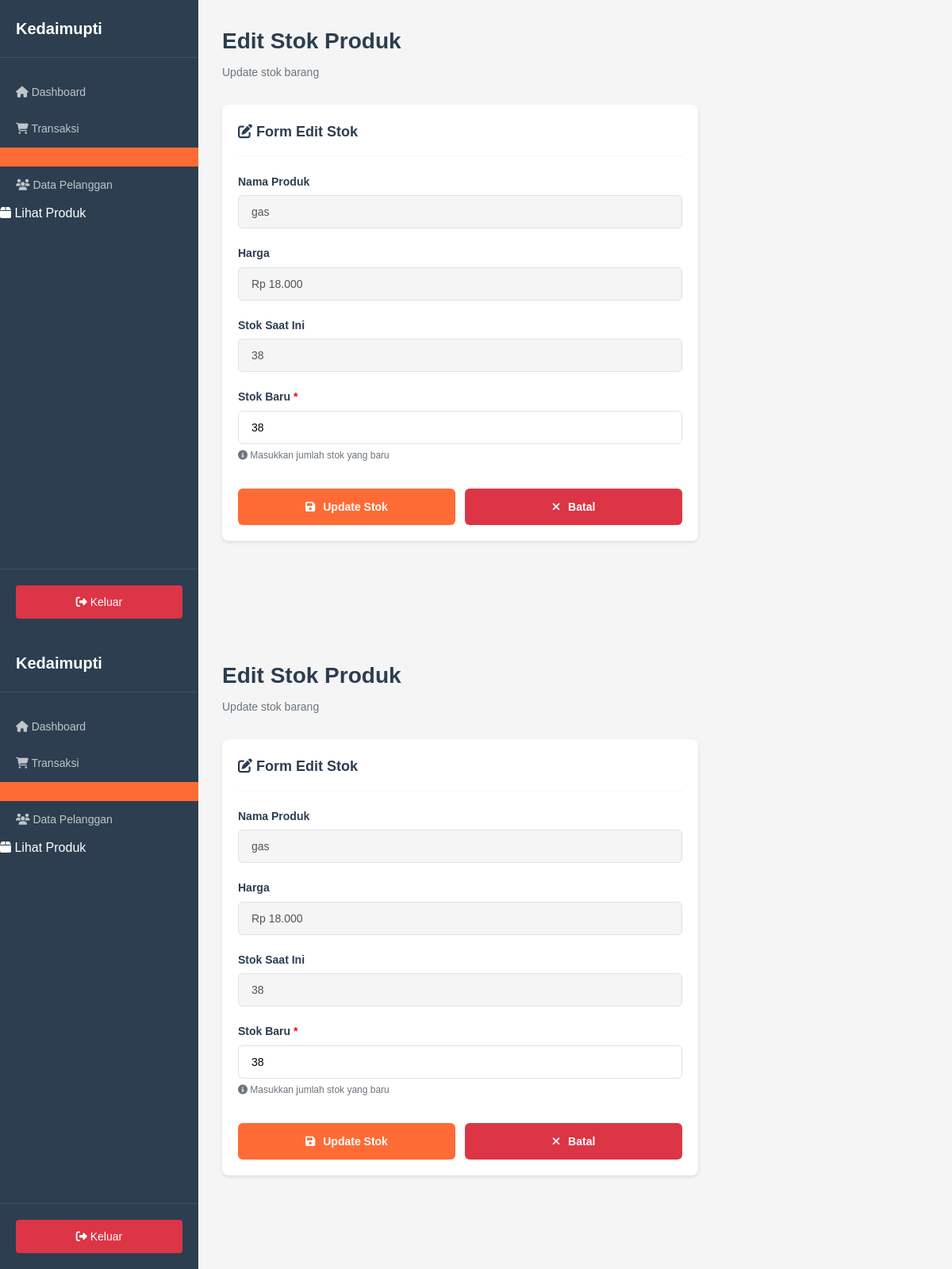
The app's page /kedaimupti/petugas/produk/edit_produk.php?id=1 (signed in) with its own data.
### tables this page shows
CREATE TABLE `produk` (
  `ProdukID` int(11) NOT NULL,
  `NamaProduk` varchar(255) NOT NULL,
  `Harga` decimal(10,2) NOT NULL,
  `Stok` int(11) NOT NULL
);

### kedaimupti/includes/functions.php (called while the page is built, shortened)
<?php
function formatRupiah($angka) {
    return "Rp " . number_format($angka, 0, ',', '.');
}
function escape($string) {
    global $conn;
    return mysqli_real_escape_string($conn, $string);
}
?>

### kedaimupti/petugas/produk/edit_produk.php (the view, shortened to what this page needs)
<?php
require_once '../../config/database.php';
require_once '../../includes/functions.php';
$id = escape($_GET['id']);
$produk = mysqli_fetch_assoc(mysqli_query($conn, "SELECT * FROM produk WHERE ProdukID = '$id'"));
?>
<!DOCTYPE html>
<html lang="id">
<head>
    <link rel="stylesheet" href="../../assets/css/style.css">
    <link rel="stylesheet" href="https://cdnjs.cloudflare.com/ajax/libs/font-awesome/6.4.0/css/all.min.css">
</head>
<body>
    <div class="dashboard-wrapper">
        <aside class="sidebar">
            <div class="sidebar-header">
                <div class="sidebar-brand">Kedaimupti</div>
            </div>
            <nav class="sidebar-menu">
                <a href="/kedaimupti/petugas/dashboard/" class="menu-item">
                    <i class="fas fa-home"></i> Dashboard
                </a>
                <a href="/kedaimupti/petugas/penjualan/" class="menu-item">
                    <i class="fas fa-shopping-cart"></i> Transaksi
                </a>
                <a href="/kedaimupti/petugas/produk/" class="menu-item active">
                <a href="/kedaimupti/petugas/pelanggan/" class="menu-item"><i class="fas fa-users"></i> Data Pelanggan</a>
                    <i class="fas fa-box"></i> Lihat Produk
                </a>
            </nav>
            <div class="sidebar-footer">
                <a href="/kedaimupti/auth/logout.php" class="logout-btn">
                    <i class="fas fa-sign-out-alt"></i> Keluar
                </a>
            </div>
        </aside>
        <main class="main-content">
            <div class="content-header">
                <h1 class="page-title">Edit Stok Produk</h1>
                <p class="page-subtitle">Update stok barang</p>
            </div>
            <div class="content-card" style="max-width: 600px;">
                <div class="card-header">
                    <h3 class="card-title">
                        <i class="fas fa-edit"></i> Form Edit Stok
                    </h3>
                </div>
                <form method="POST" action="">
                    <div class="form-group">
                        <label class="form-label">Nama Produk</label>
                        <input type="text" class="form-control" value="<?= $produk['NamaProduk'] ?>" disabled style="padding-left: 16px; background: #f5f5f5;">
                    </div>
                    <div class="form-group">
                        <label class="form-label">Harga</label>
                        <input type="text" class="form-control" value="<?= formatRupiah($produk['Harga']) ?>" disabled style="padding-left: 16px; background: #f5f5f5;">
                    </div>
                    <div class="form-group">
                        <label class="form-label">Stok Saat Ini</label>
                        <input type="number" class="form-control" value="<?= $produk['Stok'] ?>" disabled style="padding-left: 16px; background: #f5f5f5;">
                    </div>
                    <div class="form-group">
                        <label class="form-label">Stok Baru <span style="color: red;">*</span></label>
                        <input type="number" name="stok" class="form-control" value="<?= $produk['Stok'] ?>" required min="0" style="padding-left: 16px;" autofocus>
                        <small style="color: #6c757d; font-size: 12px; display: block; margin-top: 5px;">
                            <i class="fas fa-info-circle"></i> Masukkan jumlah stok yang baru
                        </small>
                    </div>
                    <div style="display: flex; gap: 12px; margin-top: 32px;">
                        <button type="submit" class="btn btn-primary" style="flex: 1;">
                            <i class="fas fa-save"></i> Update Stok
                        </button>
                        <a href="/kedaimupti/petugas/produk/" class="btn btn-danger" style="flex: 1;">
                            <i class="fas fa-times"></i> Batal
                        </a>
                    </div>
                </form>
            </div>
        </main>
    </div>
</body>
</html><?php
require_once '../../config/database.php';
require_once '../../includes/functions.php';
$id = escape($_GET['id']);
$produk = mysqli_fetch_assoc(mysqli_query($conn, "SELECT * FROM produk WHERE ProdukID = '$id'"));
?>
<!DOCTYPE html>
<html lang="id">
<head>
    <link rel="stylesheet" href="../../assets/css/style.css">
    <link rel="stylesheet" href="https://cdnjs.cloudflare.com/ajax/libs/font-awesome/6.4.0/css/all.min.css">
</head>
<body>
    <div class="dashboard-wrapper">
        <aside class="sidebar">
            <div class="sidebar-header">
                <div class="sidebar-brand">Kedaimupti</div>
            </div>
            <nav class="sidebar-menu">
                <a href="/kedaimupti/petugas/dashboard/" class="menu-item">
                    <i class="fas fa-home"></i> Dashboard
                </a>
                <a href="/kedaimupti/petugas/penjualan/" class="menu-item">
                    <i class="fas fa-shopping-cart"></i> Transaksi
                </a>
                <a href="/kedaimupti/petugas/produk/" class="menu-item active">
                <a href="/kedaimupti/petugas/pelanggan/" class="menu-item"><i class="fas fa-users"></i> Data Pelanggan</a>
                    <i class="fas fa-box"></i> Lihat Produk
                </a>
            </nav>
            <div class="sidebar-footer">
                <a href="/kedaimupti/auth/logout.php" class="logout-btn">
                    <i class="fas fa-sign-out-alt"></i> Keluar
                </a>
            </div>
        </aside>
        <main class="main-content">
            <div class="content-header">
                <h1 class="page-title">Edit Stok Produk</h1>
                <p class="page-subtitle">Update stok barang</p>
            </div>
            <div class="content-card" style="max-width: 600px;">
                <div class="card-header">
                    <h3 class="card-title">
                        <i class="fas fa-edit"></i> Form Edit Stok
                    </h3>
                </div>
                <form method="POST" action="">
                    <div class="form-group">
                        <label class="form-label">Nama Produk</label>
                        <input type="text" class="form-control" value="<?= $produk['NamaProduk'] ?>" disabled style="padding-left: 16px; background: #f5f5f5;">
                    </div>
                    <div class="form-group">
                        <label class="form-label">Harga</label>
                        <input type="text" class="form-control" value="<?= formatRupiah($produk['Harga']) ?>" disabled style="padding-left: 16px; background: #f5f5f5;">
                    </div>
                    <div class="form-group">
                        <label class="form-label">Stok Saat Ini</label>
                        <input type="number" class="form-control" value="<?= $produk['Stok'] ?>" disabled style="padding-left: 16px; background: #f5f5f5;">
                    </div>
                    <div class="form-group">
                        <label class="form-label">Stok Baru <span style="color: red;">*</span></label>
                        <input type="number" name="stok" class="form-control" value="<?= $produk['Stok'] ?>" required min="0" style="padding-left: 16px;" autofocus>
                        <small style="color: #6c757d; font-size: 12px; display: block; margin-top: 5px;">
                            <i class="fas fa-info-circle"></i> Masukkan jumlah stok yang baru
                        </small>
                    </div>
                    <div style="display: flex; gap: 12px; margin-top: 32px;">
                        <button type="submit" class="btn btn-primary" style="flex: 1;">
                            <i class="fas fa-save"></i> Update Stok
                        </button>
                        <a href="/kedaimupti/petugas/produk/" class="btn btn-danger" style="flex: 1;">
                            <i class="fas fa-times"></i> Batal
                        </a>
                    </div>
                </form>
            </div>
        </main>
    </div>
</body>
</html>

### kedaimupti/assets/css/style.css (style rules this page uses)
* { margin: 0; padding: 0; box-sizing: border-box; }
:root { --primary: #ff6b35; --primary-dark: #e85a2a; --secondary: #28a745; --secondary-dark: #218838; --danger: #dc3545; --warning: #ffc107; --info: #17a2b8; --dark: #2c3e50; --light: #f8f9fa; --white: #ffffff; --gray: #6c757d; --border: #dee2e6; }
body { font-family: Arial, sans-serif; background: #f5f5f5; min-height: 100vh; color: var(--dark); line-height: 1.6; }
.form-group { margin-bottom: 20px; }
.form-label { display: block; font-weight: bold; margin-bottom: 6px; color: var(--dark); font-size: 14px; }
.form-control, select, textarea { width: 100%; padding: 12px 16px 12px 44px; border: 1px solid var(--border); border-radius: 6px; font-size: 14px; font-family: inherit; }
.btn { padding: 12px 20px; border: none; border-radius: 6px; font-size: 14px; font-weight: bold; cursor: pointer; font-family: inherit; text-decoration: none; display: inline-block; text-align: center; }
.btn i { margin-right: 6px; }
.btn-primary { background: var(--primary); color: var(--white); width: 100%; }
.btn-danger { background: var(--danger); color: var(--white); }
.dashboard-wrapper { display: flex; min-height: 100vh; height: 100vh; }
.sidebar { width: 250px; background: var(--dark); color: white; position: fixed; height: 100vh; overflow-y: auto; }
.sidebar-header { padding: 20px; border-bottom: 1px solid rgba(255,255,255,0.1); }
.sidebar-brand { font-size: 20px; font-weight: bold; color: white; }
.sidebar-menu { padding: 20px 0; }
.menu-item { display: block; padding: 12px 20px; color: rgba(255,255,255,0.7); text-decoration: none; font-size: 14px; }
.menu-item.active { background: var(--primary); color: white; }
.sidebar-footer { position: absolute; bottom: 0; width: 100%; padding: 20px; border-top: 1px solid rgba(255,255,255,0.1); }
.logout-btn { display: block; padding: 10px; background: var(--danger); color: white; text-align: center; text-decoration: none; border-radius: 4px; font-size: 14px; }
.main-content { margin-left: 250px; flex: 1; padding: 30px; background: #f5f5f5; min-height: 100vh; }
.content-header { margin-bottom: 30px; }
.page-title { font-size: 28px; color: var(--dark); margin-bottom: 5px; }
.page-subtitle { color: var(--gray); font-size: 14px; }
.content-card { background: white; border-radius: 8px; padding: 20px; box-shadow: 0 2px 4px rgba(0,0,0,0.1); margin-bottom: 20px; }
.card-header { display: flex; justify-content: space-between; align-items: center; margin-bottom: 20px; padding-bottom: 15px; border-bottom: 2px solid var(--light); }
.card-title { font-size: 18px; font-weight: bold; color: var(--dark); }

### records on screen
produk: NamaProduk "gas", Harga "Rp 18.000", Stok "38", stok "38"
